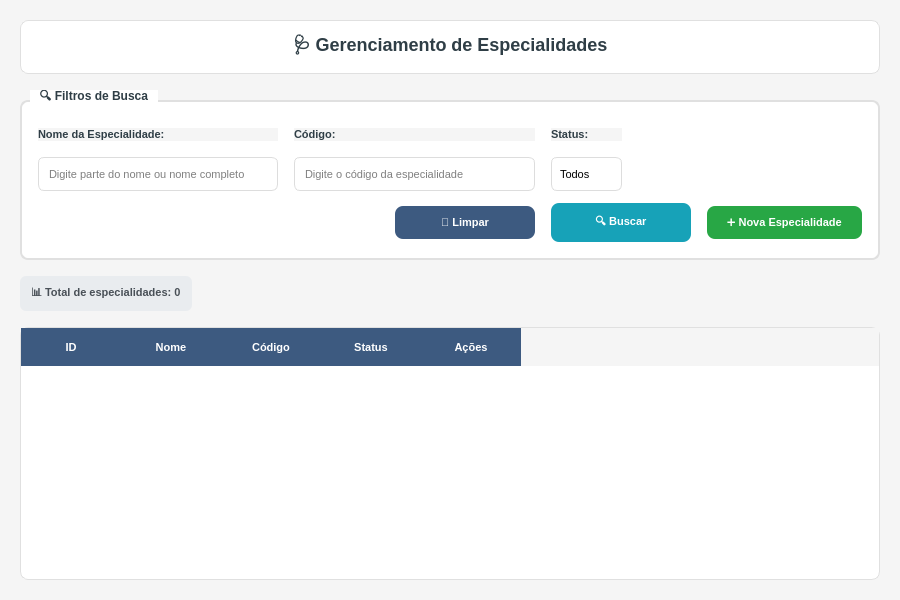
<?xml version="1.0" encoding="UTF-8"?>
<ui version="4.0">
 <class>SpecialtyListForm</class>
 <widget class="QWidget" name="SpecialtyListForm">
  <property name="geometry">
   <rect>
    <x>0</x>
    <y>0</y>
    <width>900</width>
    <height>600</height>
   </rect>
  </property>
  <property name="minimumSize">
   <size>
    <width>800</width>
    <height>500</height>
   </size>
  </property>
  <property name="windowTitle">
   <string>GEM - Gerenciamento de Especialidades</string>
  </property>
  <property name="windowIcon">
   <iconset>
    <normaloff>../../images/logo_hepp.png</normaloff>../../images/logo_hepp.png</iconset>
  </property>
  <property name="styleSheet">
   <string notr="true">QWidget {
    background-color: #f5f5f5;
    font-family: 'Segoe UI';
}

QGroupBox {
    font-weight: bold;
    font-size: 12px;
    color: #2F3E46;
    border: 2px solid #e0e0e0;
    border-radius: 8px;
    margin-top: 10px;
    padding-top: 10px;
    background-color: white;
}

QGroupBox::title {
    subcontrol-origin: margin;
    left: 10px;
    padding: 0 8px 0 8px;
    background-color: white;
}

QLabel {
    color: #2F3E46;
    font-weight: bold;
    font-size: 11px;
}

QLineEdit {
    border: 1px solid #ddd;
    border-radius: 6px;
    padding: 8px;
    background-color: white;
    font-size: 11px;
    selection-background-color: #3D5A80;
}

QLineEdit:focus {
    border: 2px solid #3D5A80;
    background-color: #f8f9ff;
}

QComboBox {
    border: 1px solid #ddd;
    border-radius: 6px;
    padding: 8px;
    background-color: white;
    font-size: 11px;
    selection-background-color: #3D5A80;
}

QComboBox:focus {
    border: 2px solid #3D5A80;
}

QComboBox::drop-down {
    border: none;
    width: 20px;
}

QComboBox::down-arrow {
    image: url();
    border: 1px solid #3D5A80;
    width: 8px;
    height: 8px;
    background-color: #3D5A80;
}

QPushButton {
    background-color: #3D5A80;
    color: white;
    border: none;
    border-radius: 8px;
    padding: 10px 20px;
    font-weight: bold;
    font-size: 11px;
    min-width: 100px;
}

QPushButton:hover {
    background-color: #2E4A66;
}

QPushButton:pressed {
    background-color: #1D3557;
}

QPushButton#btnBuscar {
    background-color: #17a2b8;
}

QPushButton#btnBuscar:hover {
    background-color: #138496;
}

QPushButton#btnBuscar:pressed {
    background-color: #0f6674;
}

QPushButton#btnNovo {
    background-color: #28a745;
}

QPushButton#btnNovo:hover {
    background-color: #218838;
}

QPushButton#btnNovo:pressed {
    background-color: #1e7e34;
}

QPushButton#btnEditar {
    background-color: #ffc107;
    color: #212529;
    min-width: 30px;
    max-width: 30px;
    min-height: 30px;
    max-height: 30px;
    padding: 5px;
}

QPushButton#btnEditar:hover {
    background-color: #e0a800;
}

QPushButton#btnEditar:pressed {
    background-color: #d39e00;
}

QPushButton#btnExcluir {
    background-color: #dc3545;
    min-width: 30px;
    max-width: 30px;
    min-height: 30px;
    max-height: 30px;
    padding: 5px;
}

QPushButton#btnExcluir:hover {
    background-color: #c82333;
}

QPushButton#btnExcluir:pressed {
    background-color: #bd2130;
}

QTableWidget {
    background-color: white;
    border: 1px solid #e0e0e0;
    border-radius: 8px;
    gridline-color: #f0f0f0;
    selection-background-color: #e3f2fd;
}

QHeaderView::section {
    background-color: #3D5A80;
    color: white;
    padding: 10px;
    border: none;
    font-weight: bold;
    font-size: 11px;
}

QTableWidget::item {
    padding: 8px;
    border-bottom: 1px solid #f0f0f0;
}

QTableWidget::item:selected {
    background-color: #e3f2fd;
    color: #1565c0;
}

QTableWidget::item:hover {
    background-color: #f5f5f5;
}

QLabel#lblContador {
    background-color: #e9ecef;
    color: #495057;
    padding: 8px;
    border-radius: 6px;
    font-weight: bold;
}
</string>
  </property>
  <layout class="QVBoxLayout" name="mainLayout">
   <property name="spacing">
    <number>16</number>
   </property>
   <property name="leftMargin">
    <number>20</number>
   </property>
   <property name="topMargin">
    <number>20</number>
   </property>
   <property name="rightMargin">
    <number>20</number>
   </property>
   <property name="bottomMargin">
    <number>20</number>
   </property>
   <item>
    <widget class="QLabel" name="lblTitulo">
     <property name="text">
      <string>🩺 Gerenciamento de Especialidades</string>
     </property>
     <property name="styleSheet">
      <string notr="true">QLabel {
    font-size: 18px;
    font-weight: bold;
    color: #2F3E46;
    padding: 10px;
    background-color: white;
    border-radius: 8px;
    border: 1px solid #e0e0e0;
}</string>
     </property>
     <property name="alignment">
      <set>Qt::AlignCenter</set>
     </property>
    </widget>
   </item>
   <item>
    <widget class="QGroupBox" name="groupFiltros">
     <property name="title">
      <string>🔍 Filtros de Busca</string>
     </property>
     <layout class="QVBoxLayout" name="filtrosLayout">
      <property name="spacing">
       <number>12</number>
      </property>
      <property name="leftMargin">
       <number>16</number>
      </property>
      <property name="topMargin">
       <number>16</number>
      </property>
      <property name="rightMargin">
       <number>16</number>
      </property>
      <property name="bottomMargin">
       <number>16</number>
      </property>
      <item>
       <layout class="QHBoxLayout" name="filtrosHorizontalLayout">
        <property name="spacing">
         <number>16</number>
        </property>
        <item>
         <layout class="QVBoxLayout" name="filtroNomeLayout">
          <item>
           <widget class="QLabel" name="lblFiltroNome">
            <property name="text">
             <string>Nome da Especialidade:</string>
            </property>
           </widget>
          </item>
          <item>
           <widget class="QLineEdit" name="txtFiltroNome">
            <property name="placeholderText">
             <string>Digite parte do nome ou nome completo</string>
            </property>
            <property name="clearButtonEnabled">
             <bool>true</bool>
            </property>
           </widget>
          </item>
         </layout>
        </item>
        <item>
         <layout class="QVBoxLayout" name="filtroCodigoLayout">
          <item>
           <widget class="QLabel" name="lblFiltroCodigo">
            <property name="text">
             <string>Código:</string>
            </property>
           </widget>
          </item>
          <item>
           <widget class="QLineEdit" name="txtFiltroCodigo">
            <property name="placeholderText">
             <string>Digite o código da especialidade</string>
            </property>
            <property name="clearButtonEnabled">
             <bool>true</bool>
            </property>
           </widget>
          </item>
         </layout>
        </item>
        <item>
         <layout class="QVBoxLayout" name="filtroStatusLayout">
          <item>
           <widget class="QLabel" name="lblFiltroStatus">
            <property name="text">
             <string>Status:</string>
            </property>
           </widget>
          </item>
          <item>
           <widget class="QComboBox" name="cmbFiltroStatus">
            <item>
             <property name="text">
              <string>Todos</string>
             </property>
            </item>
            <item>
             <property name="text">
              <string>Ativo</string>
             </property>
            </item>
            <item>
             <property name="text">
              <string>Inativo</string>
             </property>
            </item>
           </widget>
          </item>
         </layout>
        </item>
        <item>
         <spacer name="horizontalSpacer_filtros">
          <property name="orientation">
           <enum>Qt::Horizontal</enum>
          </property>
          <property name="sizeHint" stdset="0">
           <size>
            <width>40</width>
            <height>20</height>
           </size>
          </property>
         </spacer>
        </item>
       </layout>
      </item>
      <item>
       <layout class="QHBoxLayout" name="botoesLayout">
        <property name="spacing">
         <number>16</number>
        </property>
        <item>
         <spacer name="horizontalSpacer">
          <property name="orientation">
           <enum>Qt::Horizontal</enum>
          </property>
          <property name="sizeHint" stdset="0">
           <size>
            <width>40</width>
            <height>20</height>
           </size>
          </property>
         </spacer>
        </item>
        <item>
         <widget class="QPushButton" name="btnLimpar">
          <property name="text">
           <string>🧹 Limpar</string>
          </property>
         </widget>
        </item>
        <item>
         <widget class="QPushButton" name="btnBuscar">
          <property name="text">
           <string>🔍 Buscar</string>
          </property>
          <property name="default">
           <bool>true</bool>
          </property>
          <property name="shortcut">
           <string>Return</string>
          </property>
         </widget>
        </item>
        <item>
         <widget class="QPushButton" name="btnNovo">
          <property name="text">
           <string>➕ Nova Especialidade</string>
          </property>
          <property name="shortcut">
           <string>Ctrl+N</string>
          </property>
         </widget>
        </item>
       </layout>
      </item>
     </layout>
    </widget>
   </item>
   <item>
    <layout class="QHBoxLayout" name="infoLayout">
     <item>
      <widget class="QLabel" name="lblContador">
       <property name="text">
        <string>📊 Total de especialidades: 0</string>
       </property>
      </widget>
     </item>
     <item>
      <spacer name="horizontalSpacer_2">
       <property name="orientation">
        <enum>Qt::Horizontal</enum>
       </property>
       <property name="sizeHint" stdset="0">
        <size>
         <width>40</width>
         <height>20</height>
        </size>
       </property>
      </spacer>
     </item>
    </layout>
   </item>
   <item>
    <widget class="QTableWidget" name="tableEspecialidades">
     <property name="alternatingRowColors">
      <bool>true</bool>
     </property>
     <property name="selectionBehavior">
      <enum>QAbstractItemView::SelectRows</enum>
     </property>
     <property name="showGrid">
      <bool>true</bool>
     </property>
     <property name="sortingEnabled">
      <bool>true</bool>
     </property>
     <property name="columnCount">
      <number>5</number>
     </property>
     <property name="rowCount">
      <number>0</number>
     </property>
     <column>
      <property name="text">
       <string>ID</string>
      </property>
     </column>
     <column>
      <property name="text">
       <string>Nome</string>
      </property>
     </column>
     <column>
      <property name="text">
       <string>Código</string>
      </property>
     </column>
     <column>
      <property name="text">
       <string>Status</string>
      </property>
     </column>
     <column>
      <property name="text">
       <string>Ações</string>
      </property>
     </column>
    </widget>
   </item>
  </layout>
 </widget>
 <tabstops>
  <tabstop>txtFiltroNome</tabstop>
  <tabstop>txtFiltroCodigo</tabstop>
  <tabstop>cmbFiltroStatus</tabstop>
  <tabstop>btnLimpar</tabstop>
  <tabstop>btnBuscar</tabstop>
  <tabstop>btnNovo</tabstop>
  <tabstop>tableEspecialidades</tabstop>
 </tabstops>
 <resources/>
 <connections/>
</ui>
